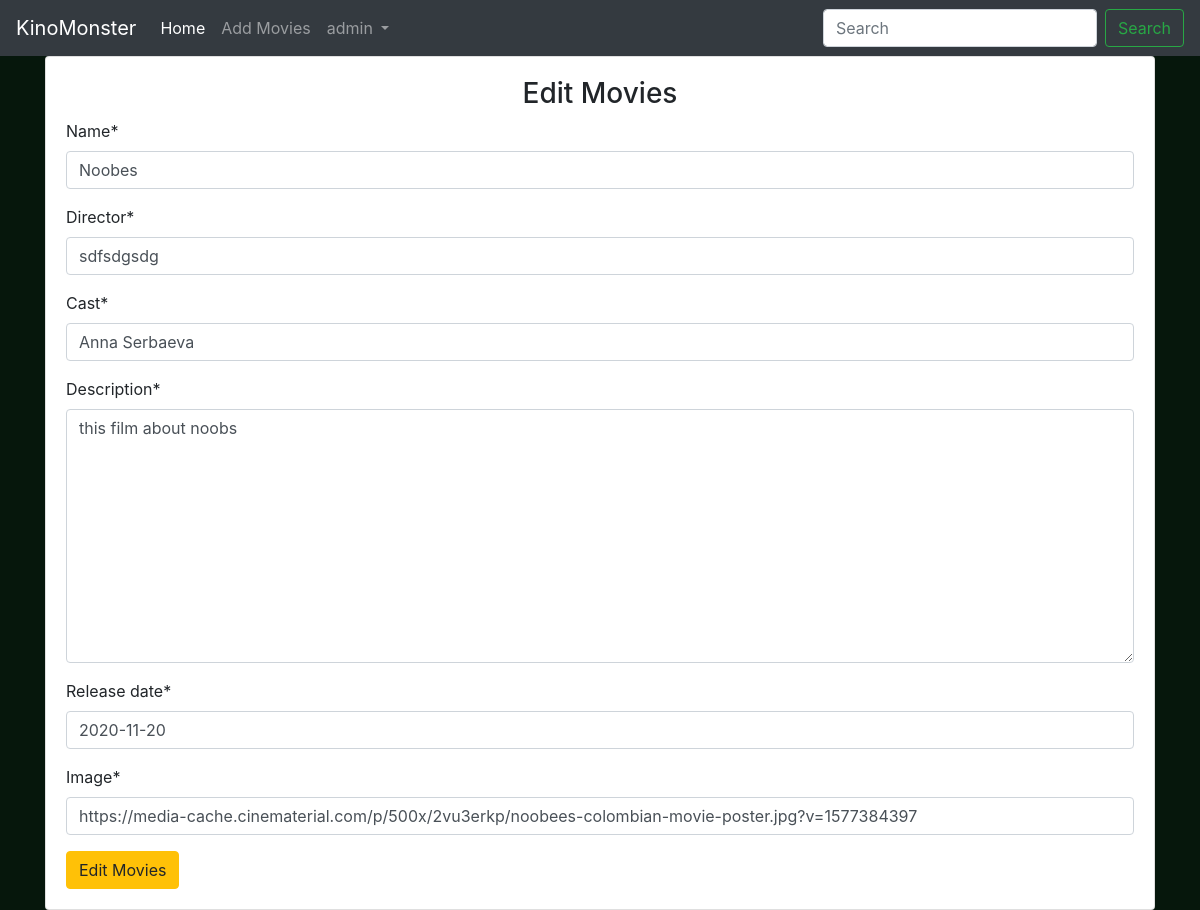
The page /editmovies/5/ (signed in) on the database its author committed.
### main/models.py (models this page shows, shortened)
class Movie(models.Model):
    name = models.CharField(max_length=300)
    director = models.CharField(max_length=100)
    cast = models.CharField(max_length=800)
    description = models.TextField(max_length=5000)
    release_date = models.DateField()
    averageRating = models.FloatField(default=0)
    image = models.URLField(default=None, null=True)

### main/views.py (the view)
# urls.py: path('editmovies/<int:id>/', views.edit_movies, name='edit_movies'),
def edit_movies(request, id):
    if request.user.is_authenticated:
        if request.user.is_superuser:
            movie = Movie.objects.get(id=id)
            '''form check'''
            if request.method == 'POST':
                form = MovieForm(request.POST or None, instance=movie)
                '''check if form is valid'''
                if form.is_valid():
                    data = form.save(commit=False)
                    data.save()
                    return redirect('main:detail', id)
            else:
                form = MovieForm(instance=movie)
            return render(request, 'main/addmovies.html', {'form': form, 'controller': 'Edit Movies'})
        else:
            return redirect('main:home')
    return redirect('accounts:login')

### main/forms.py
class MovieForm(forms.ModelForm):
    class Meta:
        model = Movie
        fields = ('name', 'director', 'cast', 'description', 'release_date', 'image')

### main/templates/main/addmovies.html (shortened to what this page needs)
{% extends 'main/base.html' %}
{% load crispy_forms_tags %}
{% block content %}
    <div class="container">
        <div class="card">
            <div class="card-body">
                <h3 class="text-center">{{ controller }}</h3>
                    <form action="" method="POST">
                        {{ form | crispy }}
                        <input type="submit" value="{{ controller }}" class="btn btn-warning">
                    </form>
            </div>
        </div>
    </div>
{% endblock content %}

### main/templates/main/base.html (shortened to what this page needs)
<!doctype html>
<html lang="en">
  <head>
    <link rel="stylesheet" href="https://cdn.jsdelivr.net/npm/bootstrap@4.5.3/dist/css/bootstrap.min.css">
    {% load static %}
    <link rel="stylesheet" href="{% static  'css/main.css' %}">
  </head>
  <body>
    <nav class="navbar navbar-expand-lg navbar-dark bg-dark text-white">
      <a class="navbar-brand" href="{% url 'main:home' %}">KinoMonster</a>
      <div class="collapse navbar-collapse" id="navbarSupportedContent">
        <ul class="navbar-nav mr-auto">
          <li class="nav-item active">
            <a class="nav-link" href="{% url 'main:home' %}">Home <span class="sr-only">(current)</span></a>
          </li>
          <li class="nav-item">
            <a class="nav-link" href="{% url 'main:add_movies' %}">Add Movies</a>
          </li>
          {% if user.is_authenticated %}
          <li class="nav-item dropdown">
            <a class="nav-link dropdown-toggle" href="#" id="navbarDropdown" role="button" data-toggle="dropdown" aria-haspopup="true" aria-expanded="false">
              {{ user.username }}
            </a>
          </li>
          {% endif %}
        </ul>
        <form class="form-inline my-2 my-lg-0" method="GET" action="{% url 'main:home' %}">
          <input class="form-control mr-sm-2" type="search" placeholder="Search" aria-label="Search" name="title">
          <button class="btn btn-outline-success my-2 my-sm-0" type="submit">Search</button>
        </form>
      </div>
    </nav>
    {% block content %}
    {% endblock content %}
  </body>
</html>

### main/static/css/main.css (style rules this page uses)
body { background-color: #06170c; }

### rows shown on the page
Movie: name "Noobes", director "sdfsdgsdg", cast "Anna Serbaeva", description "this film about noobs", release_date "2020-11-20", image "https://media-cache.cinematerial.com/p/500x/2vu3erkp/noobees-colombian-movie-poster.jpg?v=1577384397"

### other values the page prints
{{ user.username }} "admin"
{{ controller }} "Edit Movies"
